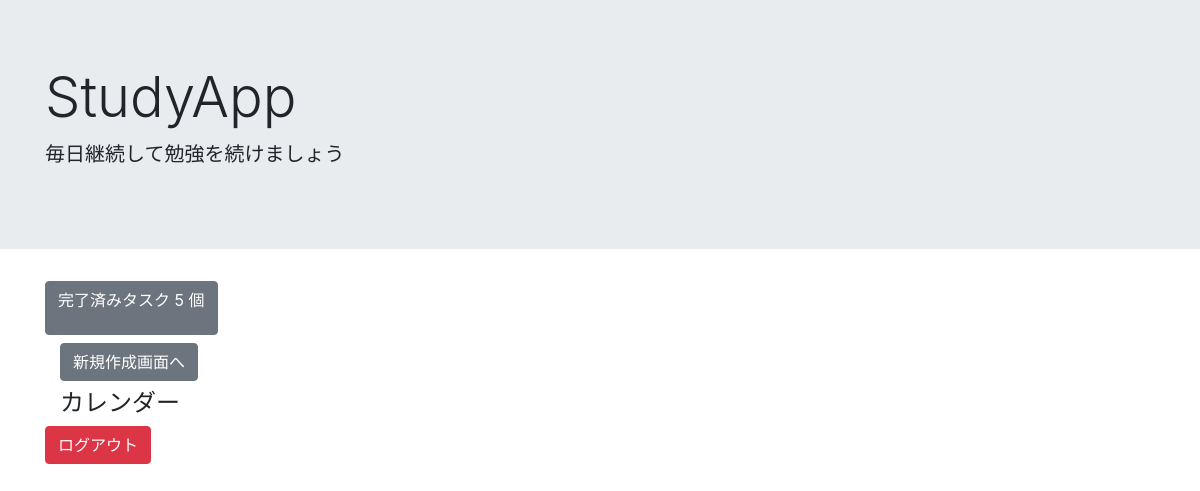
Before: /index/ (signed in) with the older database file.
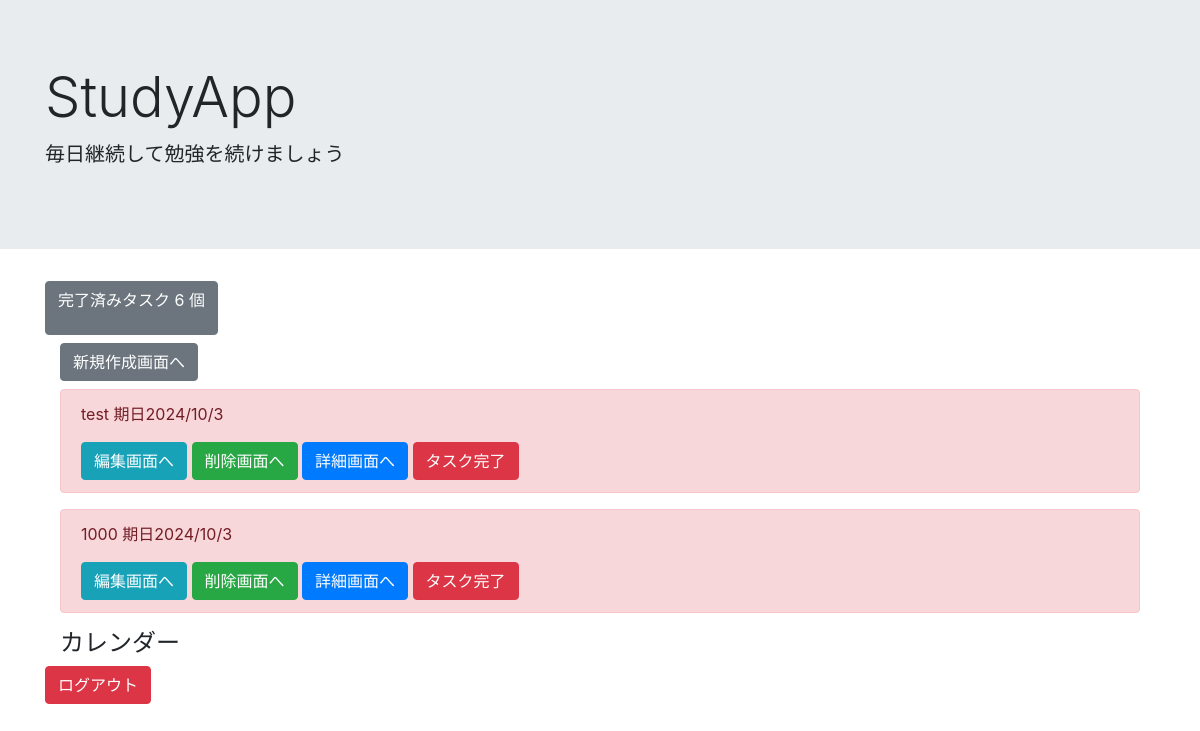
After: the same page with the newer database file.
### todo/models.py (models this page shows, shortened)
class TodoModel(models.Model):
    title = models.CharField(max_length=100)
    contents = models.TextField()
    priority = models.CharField(
        max_length=50,
        choices = CHOICE,
        null = True
    )
    duedate = models.DateField()
    is_completed = models.BooleanField(default=False) #完了フラグ

### todo/views.py (the view)
# urls.py: path('index/', TodoMain.as_view(), name='index'),
class TodoMain(TemplateView):
    template_name = 'index.html'
    def get_context_data(self, **kwargs):
        context = super().get_context_data(**kwargs)
        context['object_list'] = TodoModel.objects.filter(is_completed=False)
        completed_tasks_count = TodoModel.objects.filter(is_completed=True).count()
        context['completed_tasks_count'] = completed_tasks_count
        login_records = LoginRecord.objects.filter(user=self.request.user)
        highlighted_dates = [record.login_date.strftime('%Y-%m-%d') for record in login_records]
        context['highlighted_dates'] = highlighted_dates
        return context

### todo/templates/index.html (shortened to what this page needs)
{% extends 'base.html' %}
{% block header %}
<div class="jumbotron jumbotron-fluid">
    <div class="container">
        <h1 class="display-4">StudyApp</h1>
        <p class="lead">毎日継続して勉強を続けましょう</p>
    </div>
</div>
{% endblock %}
{% block content %}
    <div class="container">
        <a href="{% url 'completed_tasks' %}" class="btn btn-secondary mb-2" tabindex="-1" role="button" aria-disabled="true">
            <p>完了済みタスク {{ completed_tasks_count }} 個</p>
        </a>
        {% include 'todo/list.html' %}
        {% include 'calendar_app/calendar.html' %}
        <form method="POST" action="{% url 'logout' %}">
            <button type="submit" class="btn btn-danger">ログアウト</button>
        </form>
    </div>
{% endblock content %}

### todo/templates/todo/list.html (shortened to what this page needs)
{% extends 'base.html' %}
{% block content %}
    <div class="container">
    <a href="{% url 'create' %}" class="btn btn-secondary mb-2" tabindex="-1" role="button" aria-disabled="true">新規作成画面へ</a>
    {% for item in object_list %}
    <div id="task-{{ item.pk }}" class="alert alert-{{ item.priority }}" role="alert">
        <p>{{ item.title }} 期日{{ item.duedate | date:"o/n/j" }}</p>
        <a href="{% url 'update' item.pk %}" class="btn btn-info" tabindex="-1" role="button" aria-disabled="true">編集画面へ</a>
        <a href="{% url 'delete' item.pk %}" class="btn btn-success" tabindex="-1" role="button" aria-disabled="true">削除画面へ</a>
        <a href="{% url 'detail' item.pk %}" class="btn btn-primary" tabindex="-1" role="button" aria-disabled="true">詳細画面へ</a>
        <button onclick="complete_task({{ item.pk }})" class="btn btn-danger" tabindex="-1" role="button" aria-disabled="true">タスク完了</button>
    </div>
    {% endfor %}
    </div>
{% endblock content %}

Changed rows visible on the page:
added TodoModel: title "test", duedate "2024/10/3"
added TodoModel: title "1000", duedate "2024/10/3"
Other visible differences:
{{ completed_tasks_count }}: "5" → "6"
